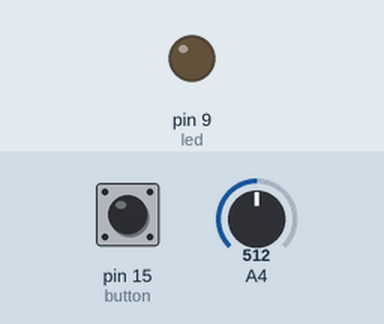
This sketch was run on a simulated Arduino Uno, built with avr-gcc and run on an emulated ATmega328P. Shown: output pins drawn as LEDs (lit = HIGH). The test bench sets the inputs (shaded band); at power-on: pin 15 (button) LOW, A4 = 512.

Above: at 1.2 s.
1.3 s: pin 15 (button) pulled HIGH for 0.15 s
At 1.4 s:
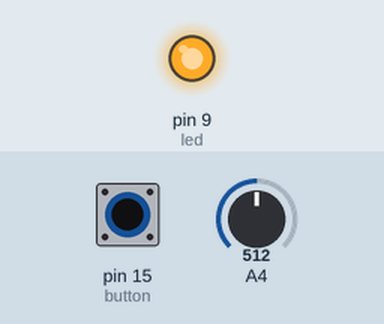
3.0 s: pin 15 (button) pulled HIGH for 3.2 s
At 7.6 s:
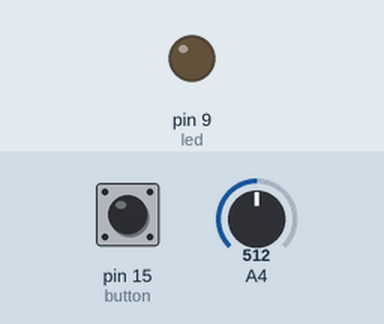
Timing chart, 0 to 9.1 s (numbered marks = the images above; inputs shaded):
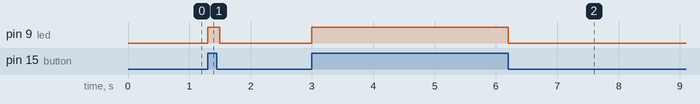

Measured:
- after the input at 1.3 s, pin 9 (led): LOW → HIGH at once, → LOW 0.20 s later
- after the input at 3.0 s, pin 9 (led): LOW → HIGH at once, → LOW 3.2 s later

The sketch:

extension-analogical.ino
```cpp
// Wiring code generated from an ArduinoML model
// Application name: Extension

void setup(){
  pinMode(15, INPUT);  // button [Sensor]
  pinMode(12, INPUT);  // temp_captor [Sensor]
  pinMode(9, OUTPUT); // led [Actuator]
}

long time = 0; long debounce = 200;

void state_off() {
  digitalWrite(9,LOW);
  boolean guard = millis() - time > debounce;
  if( guard && digitalRead(15) == HIGH && analogRead(12)*1.000000 > 35.0 ) {
    time = millis();
    state_on();
  } else {
    state_off();
  }
}

void state_on() {
  digitalWrite(9,HIGH);
  boolean guard = millis() - time > debounce;
  if( guard && digitalRead(15) == LOW ) {
    time = millis();
    state_off();
  } else {
    state_on();
  }
}

void loop() {
  state_off();
}
```
